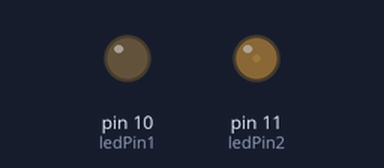
A sketch run on a simulated Arduino Uno, built with avr-gcc and run on an emulated ATmega328P. Parts: output pins drawn as LEDs (lit = HIGH). What the sketch prints to the serial monitor is not drawn.

Above: at 0.15 s.
At 0.75 s:
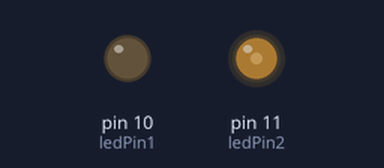
At 3.75 s:
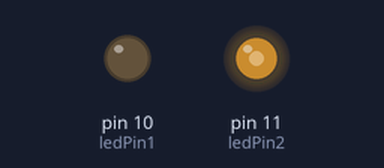
At 7.35 s:
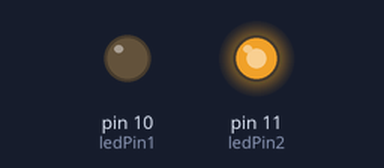
Timing chart, 0 to 7.4 s (numbered marks = the images above):
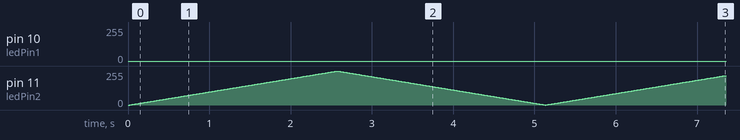

The sketch:

Lesson-8-part-4.ino
```cpp
/*
 * Lesson 8: Part 4: Multitasking "for loops"
 *
 * Description:
 * This patch demonstrates how to achieve simultaneous
 * for loops without using a "for ()" statement
 *
 * Components:
 * - LED: digital pin 10
 * - LED: digital pin 11
 */

// pins
int ledPin1 = 10;
int ledPin2 = 11;

// for loop counters
int i = 0;
int j = 0;

// fade direction
boolean fadeUp1 = true;
boolean fadeUp2 = true;

// led state storage
int ledState1 = LOW;
int ledState2 = LOW;

// store the last time each task was completed
unsigned long previousMillis1 = 0;
unsigned long previousMillis2 = 0;

// task interval (milliseconds)
long interval1 = 1;
long interval2 = 10;

void setup() {
  // set the LED digital pins as output:
  pinMode(ledPin1, OUTPUT);
  pinMode(ledPin2, OUTPUT);
  Serial.begin(9600);
}

void loop() {
  // get elapsed time - you only need to get this once, even if you have multiple tasks
  unsigned long currentMillis = millis();

  // task 1: if elapsed time matches or surpasses the interval...
  if (currentMillis - previousMillis1 >= interval1) {

    // save the last time this matched the schedule
    previousMillis1 = currentMillis;

    // do task 1
    analogWrite(ledPin1, i);

    // increment or decrement i
    // and set fade direction at range edges
    if (fadeUp1) {
      i++; // i = i+1;
      if (i == 255) {
        fadeUp1 = false; // if we reached the end, fade in the other direction
      }
    } else {
      i--; // i = i-1;
      if (i == 0) {
        fadeUp1 = true; // if we reached the end, fade in the other direction
      }
    }

  } // done checking task 1 schedule

  // task 2: if elapsed time matches or surpasses the interval...
  if (currentMillis - previousMillis2 >= interval2) {

    // save the last time this matched the schedule
    previousMillis2 = currentMillis;
    Serial.println(j);

    // do task 2
    analogWrite(ledPin2, j);

    if (fadeUp2) {
      j++;
      if (j == 255) {
        fadeUp2 = false;
      }
    } else {
      j--;
      if (j == 0) {
        fadeUp2 = true;
      }
    }

  } // done checking task 2 schedule

  // loop

}
```
